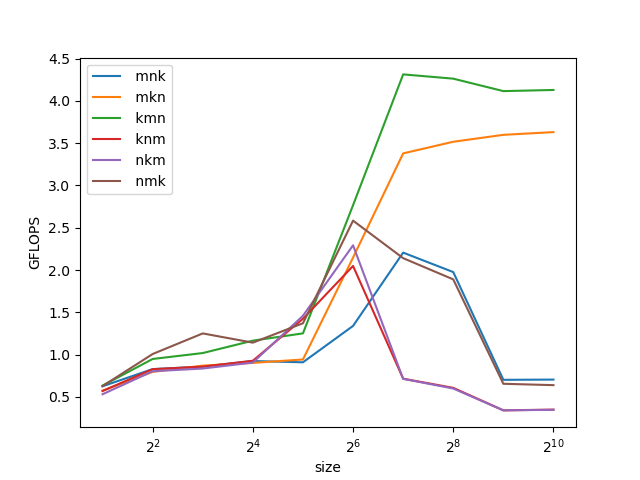

The Python source for this figure:
import sys
from matplotlib import pyplot as plt

if len(sys.argv) != 2 and len(sys.argv[1]) != 3:
    print("Usage: python performance.py <input_file>")
    sys.exit(1)
    
if len(sys.argv[1]) == 3:
    output_file = sys.argv[2]
else:
    output_file = "performance.png"

input_file = sys.argv[1]

# Read the input file
with open(input_file, "r") as f:
    lines = f.readlines()
    header = lines[0].strip().split(",")
    data = [[float(i) for i in line.strip().split(",")] for line in lines[1:]]
    columns = list(zip(*data))

for i in range(1,len(header)):
    plt.plot([row[0] for row in data], [row[i] for row in data], label=header[i])
plt.xlabel(header[0])
plt.ylabel("GFLOPS")
plt.legend()
# plt.yscale("log")
plt.xscale("log")
plt.savefig(output_file)